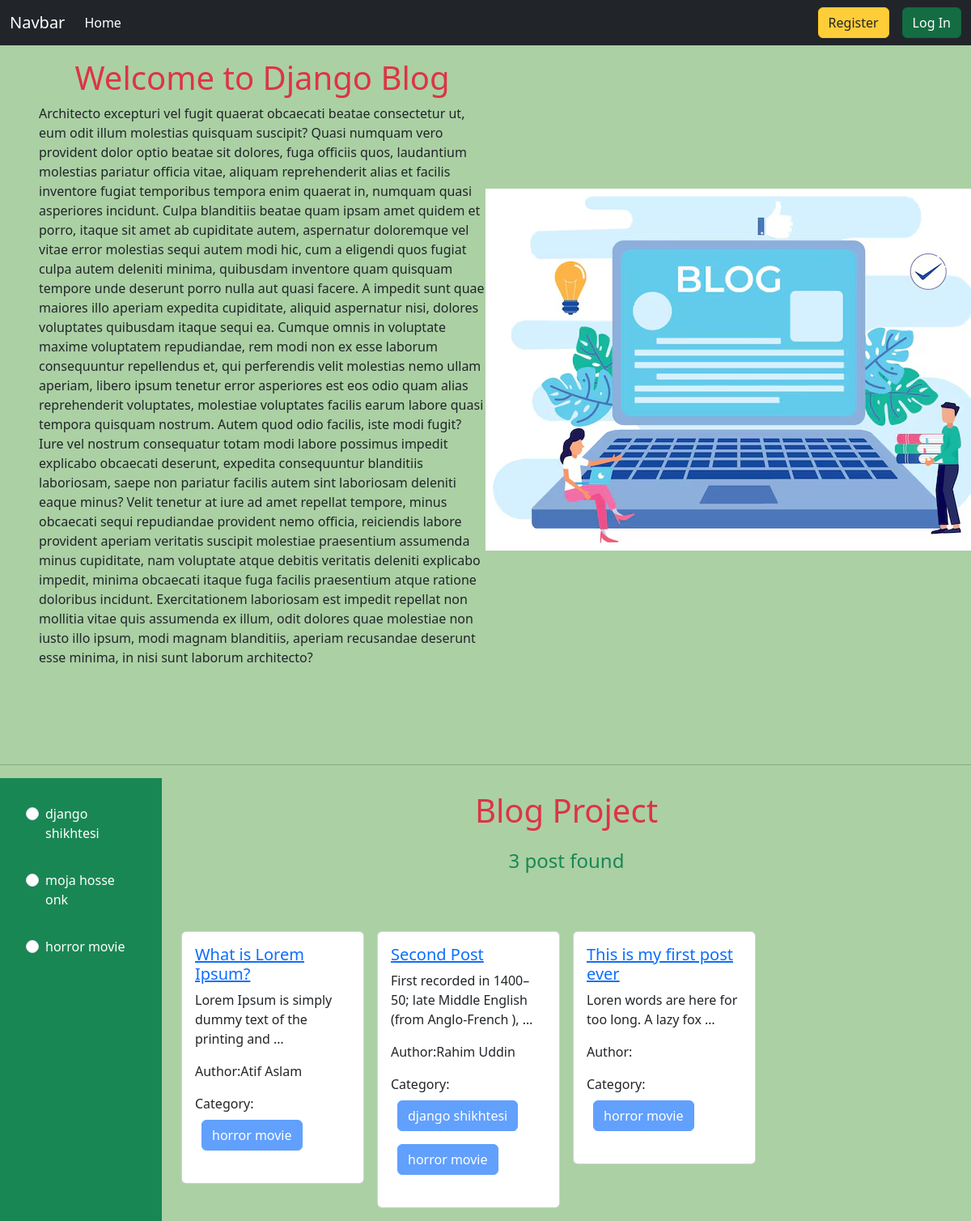
Page /category/horror-movie/ on the committed database.
### categories/models.py (models this page shows, shortened)
class Category(models.Model):
    name = models.CharField(max_length = 100)
    slug = models.SlugField(max_length=200, unique = True, null = True, blank = True)

### posts/models.py (models this page shows, shortened)
class Post(models.Model):
    title = models.CharField(max_length = 50)
    content = models.TextField()
    category = models.ManyToManyField(Category)
    author = models.ForeignKey(User, on_delete = models.CASCADE)
    image = models.ImageField(upload_to='posts/images/', blank = True, null = True)

### Blog_project/views.py (the view)
# urls.py: 2. Add a URL to urlpatterns:  path('', views.home, name='home')
def home(request, category_slug = None):
    data = Post.objects.all()
    if category_slug is not None:
        category = Category.objects.get(slug = category_slug)
        data = Post.objects.filter(category = category)
    categories = Category.objects.all()
    return render(request, 'home.html', {'data': data, 'cat':categories})

### templates/home.html
{% extends 'base.html' %} {% load static %} {% block content %}
<section>
  <div class="d-flex flex-wrap px-5 pt-3 align-items-center">
    <div class="col-6">
      <h1 class="text-center text-danger">Welcome to Django Blog</h1>
      <p>{% lorem 3 b random %}</p>
    </div>
    <div class="col-6">
      <img src="{% static 'blog.avif' %}" />
    </div>
  </div>
</section>
<section class="pt-3">
  <br>
  <br>
  <br>
  <hr>
  <div class="d-flex flex-wrap">
    <div class="col-2 bg-success p-3">
      {% for c in cat %}
      <div class="p-3">
        <div class="form-check">
          <input
            class="form-check-input"
            type="radio"
            name="category"
            id="{{c.id}}"
            value="option1"
            unchecked
          />
          <label class="form-check-label" for="{{c.id}}">
            <a
              href="{% url 'category_wise_post' c.slug %}"
              class="text-decoration-none text-white"
              >{{c.name}}</a
            >
          </label>
        </div>
      </div>
      {% endfor %}
    </div>
    <div class="col-10 flex-wrap">
      <h1 class="text-center text-danger pt-3">Blog Project</h1>
      <h4 class="text-center text-success pt-3">{{data | length}} post found</h4>
      <div class="d-flex flex-wrap p-3">
        {% for post in data %}
        <div class="col-sm-3 mb-3 mb-sm-0 pt-5">
          <div class="card mx-2">
            <div class="card-body">
              <h5 class="card-title"><a href="{% url 'detailsPost' post.id %}">{{post.title}}</a></h5>
              <p class="card-text">{{post.content | truncatewords:10}}</p>
              <p>Author:{{post.author.first_name}} {{post.author.last_name}}</p>
              <p>
                Category: {%for cat in post.category.all %}
                <button class="btn btn-primary m-2" disabled>{{cat.name}}</button>
                {%endfor%}
              </p>
            </div>
          </div>
        </div>
        {% endfor %}
      </div>
    </div>
  </div>
</section>
{% endblock %}

### rows in the picture
Category: name "django shikhtesi"
Category: name "moja hosse onk"
Category: name "horror movie"
Post: title "What is Lorem Ipsum?", content "Lorem Ipsum is simply dummy text of the printing and …", author.first_name "Atif", author.last_name "Aslam"
Post: title "Second Post", content "First recorded in 1400–50; late Middle English (from Anglo-French ), …", author.first_name "Rahim", author.last_name "Uddin"
Post: title "This is my first post ever", content "Loren words are here for too long. A lazy fox …"

### other values in the picture
{{ data | length }} "3"
